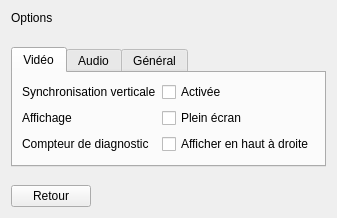
<?xml version="1.0" encoding="UTF-8"?>
<ui version="4.0">
 <class>OptionsPage</class>
 <widget class="QWidget" name="OptionsPage">
  <layout class="QVBoxLayout" name="verticalLayout">
   <!-- Marges posees en code (OptionsPage::OptionsPage, LOT-56) depuis l'echelle d'espacement des
        jetons, pas de nombre fige ici. -->
   <item>
    <widget class="QLabel" name="optionsTitle">
     <!-- Taille/graisse posees par theme.qss (#OptionsPage QLabel#optionsTitle, LOT-56 TACHE-03),
          depuis l'echelle typographique des jetons, pas de propriete de police figee ici. -->
     <property name="text"><string>Options</string></property>
    </widget>
   </item>
   <item>
    <spacer name="titleSpacer">
     <property name="orientation"><enum>Qt::Vertical</enum></property>
     <property name="sizeType"><enum>QSizePolicy::Fixed</enum></property>
     <property name="sizeHint" stdset="0"><size><width>0</width><height>16</height></size></property>
    </spacer>
   </item>
   <item>
    <widget class="QTabWidget" name="tabWidget">
     <widget class="QWidget" name="videoTab">
      <attribute name="title"><string>Vidéo</string></attribute>
      <layout class="QFormLayout" name="videoForm">
       <item row="0" column="0"><widget class="QLabel" name="vsyncLabel"><property name="text"><string>Synchronisation verticale</string></property></widget></item>
       <item row="0" column="1"><widget class="QCheckBox" name="vsyncCheck"><property name="text"><string>Activée</string></property></widget></item>
       <item row="1" column="0"><widget class="QLabel" name="displayLabel"><property name="text"><string>Affichage</string></property></widget></item>
       <item row="1" column="1"><widget class="QCheckBox" name="fullscreenCheck"><property name="text"><string>Plein écran</string></property></widget></item>
       <!-- Les selecteurs de resolution et de limite d'images/s ont ete RETIRES au LOT-68
            (EX-IHM-072) : grises et non branches depuis leur creation, ils promettaient un
            reglage inexistant. A leur place, une bascule qui, elle, agit reellement. -->
       <item row="2" column="0"><widget class="QLabel" name="diagnosticsLabel"><property name="text"><string>Compteur de diagnostic</string></property></widget></item>
       <item row="2" column="1"><widget class="QCheckBox" name="diagnosticsCheck"><property name="text"><string>Afficher en haut à droite</string></property></widget></item>
      </layout>
     </widget>
     <widget class="QWidget" name="audioTab">
      <attribute name="title"><string>Audio</string></attribute>
      <layout class="QFormLayout" name="audioForm">
       <item row="0" column="0"><widget class="QLabel" name="volumeLabel"><property name="text"><string>Volume</string></property></widget></item>
       <item row="0" column="1">
        <widget class="QSlider" name="volumeSlider">
         <property name="orientation"><enum>Qt::Horizontal</enum></property>
         <property name="minimum"><number>0</number></property>
         <property name="maximum"><number>100</number></property>
         <property name="value"><number>100</number></property>
        </widget>
       </item>
      </layout>
     </widget>
     <widget class="QWidget" name="generalTab">
      <attribute name="title"><string>Général</string></attribute>
      <layout class="QFormLayout" name="generalForm">
       <item row="0" column="0"><widget class="QLabel" name="languageLabel"><property name="text"><string>Langue</string></property></widget></item>
       <item row="0" column="1">
        <widget class="QComboBox" name="languageCombo">
         <item><property name="text"><string>Français</string></property></item>
         <item><property name="text"><string>English</string></property></item>
        </widget>
       </item>
       <item row="1" column="0"><widget class="QLabel" name="logsLabel"><property name="text"><string>Journaux</string></property></widget></item>
       <item row="1" column="1"><widget class="QPushButton" name="saveLogsButton"><property name="text"><string>Enregistrer les journaux de session</string></property></widget></item>
      </layout>
     </widget>
    </widget>
   </item>
   <item>
    <spacer name="bottomSpacer">
     <property name="orientation"><enum>Qt::Vertical</enum></property>
     <property name="sizeType"><enum>QSizePolicy::Fixed</enum></property>
     <property name="sizeHint" stdset="0"><size><width>0</width><height>12</height></size></property>
    </spacer>
   </item>
   <item>
    <layout class="QHBoxLayout" name="bottomLayout">
     <item><widget class="hmi::PixelMenuButton" name="backButton"><property name="text"><string>Retour</string></property></widget></item>
     <item>
      <spacer name="backSpacer">
       <property name="orientation"><enum>Qt::Horizontal</enum></property>
       <property name="sizeHint" stdset="0"><size><width>0</width><height>0</height></size></property>
      </spacer>
     </item>
    </layout>
   </item>
  </layout>
 </widget>
 <customwidgets>
  <customwidget>
   <class>hmi::PixelMenuButton</class>
   <extends>QPushButton</extends>
   <header>HMI/Interface/PixelMenuButton.h</header>
  </customwidget>
 </customwidgets>
 <resources/>
 <connections/>
</ui>
